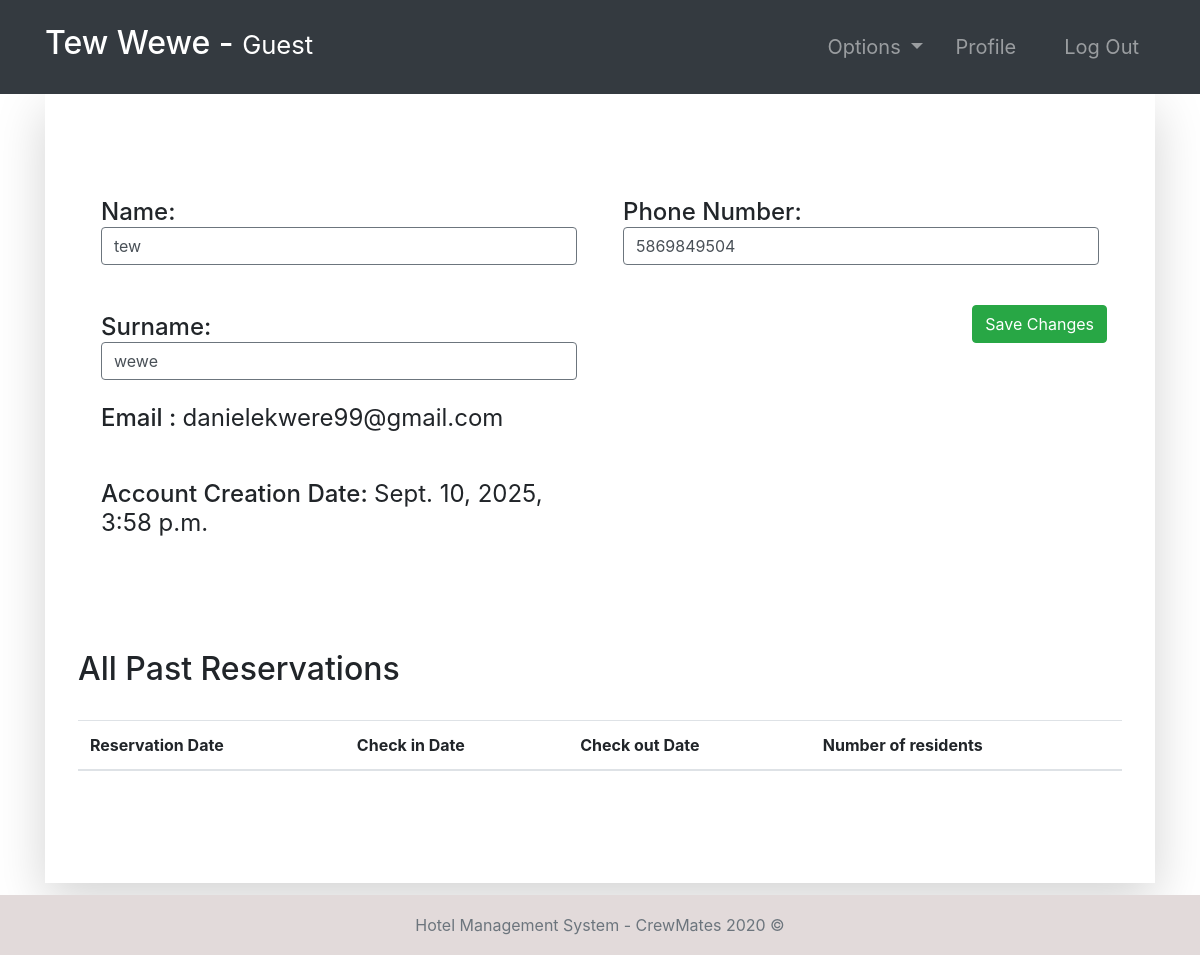
The app's page /guest-profile/5 (signed in) with its own data.
### accounts/models.py (models this page shows, shortened)
class Guest(models.Model):
    user = models.OneToOneField(User, null=True, on_delete=models.CASCADE)
    phoneNumber = PhoneNumberField(unique=True)
    def currentRoom(self):
        booking = Booking.objects.filter(guest=self).last()
        return booking.roomNumber

### accounts/views.py (the view, shortened to what this page needs)
# urls.py: path('guest-profile/<str:pk>', guest_profile, name="guest-profile"),
@login_required(login_url='login')
def guest_profile(request, pk):
    tempUser = User.objects.get(id=pk)
    guest = Guest.objects.get(user=tempUser)
    role = str(request.user.groups.all()[0])
    path = role + "/"
    eventAttendees = EventAttendees.objects.filter(guest=guest)
    bookings = Booking.objects.filter(guest=guest)
    context = {
        "role": role,
        "guest": guest,
        "eventAttendees": eventAttendees,
        "bookings": bookings
    }
    return render(request, path + "guest-profile.html", context)

### Templates/guest/guest-profile.html
{% extends '../index.html' %}
{% block context %}
{% include '../common_pages/guest-profile.html' %}
{% endblock %}

### Templates/incs/nav.html (shortened to what this page needs)
<nav class="navbar navbar-dark bg-dark navbar-expand-lg py-3 " role="navigation">
    <div class="container">
        <a href="" class="navbar-brand">
            <h2 class="text-capitalize">
                {{ request.user.first_name }} {{ request.user.last_name }} -
                <small>
                    {{ role }}
                </small>
            </h2>
        </a>
        <div class="collapse navbar-collapse" id="navbarTags">
            <ul class="navbar-nav ml-auto">
                <li class="nav-item dropdown p-2">
                    <a class="nav-link dropdown-toggle" href="#" id="navbarDropdown" role="button"
                        data-toggle="dropdown" aria-haspopup="true" aria-expanded="false">
                        Options
                    </a>
                </li>
                <li class="nav-item mr-3 p-2">
                    {% if role == 'guest' %}
                    <a href="{% url 'guest-profile' user.id %}" class="nav-link">Profile</a>
                    {% endif %}
                </li>
                <li class="nav-item p-2 ">
                    <a href="{% url 'logout' %}" class="nav-link">Log Out</a>
                </li>
            </ul>
        </div>
    </div>
</nav>

### Templates/common_pages/guest-profile.html (shortened to what this page needs)
<div class="container">
    <div class="shadow-lg p-5">
        <div class="row mt-5">
            <div class="col-6">
                <form action="" method="POST">
                    <div class="p-2 h4">
                        <span>Name:</span>
                        {% if guest.user.id != request.user.id %}
                        <span class="font-weight-normal">{{guest.user.first_name}} </span>
                        {% else %}
                        <input type="text" class="form-control border border-secondary" id="id_first_name"
                            value="{{guest.user.first_name}}" name="first_name">
                        {% endif %}
                    </div>
                    <br>
                    <div class="p-2 h4">
                        <span>Surname:</span>
                        {% if guest.user.id != request.user.id %}
                        <span class="font-weight-normal"> {{guest.user.last_name}}</span>
                        {% else %}
                        <input type="text" class="form-control border border-secondary" id="id_last_name"
                            value="{{guest.user.last_name}}" name="last_name">
                        {% endif %}
                    </div>
                    <div class="p-2 h4">
                        <span>Email :</span>
                        <span class="font-weight-normal">{{guest.user.email}}</span>
                    </div>
                    <br>
                    <div class="p-2 h4">
                        <span>Account Creation Date:</span>
                        <span class="font-weight-normal">{{guest.user.date_joined}}</span>
                    </div>
            </div>
            <div class="col-6">
                <div class="p-2 h4">
                    <span>Phone Number: </span>
                    {% if guest.user.id != request.user.id %}
                    <span class="font-weight-normal">{{guest.phoneNumber}}</span>
                    {% else %}
                    <input type="text" class="form-control border border-secondary" id="id_phoneNumber"
                        value="{{guest.phoneNumber}}" name="phoneNumber">
                    {% endif %}
                </div>
                <br>
                {% if guest.user.id == request.user.id %}
                <button type="submit" name="submit" class="btn btn-success float-right">Save Changes</button>
                {% endif %}
            </div>
        </div>
        <br>
        <br>
        <div class="row">
            <div class="table-responsive table-striped my-5">
                <div class="table-header row">
                    <div class="col-sm-12 col-md-12 col-lg-4 mb-4">
                        <h2>All Past Reservations</h2>
                    </div>
                </div>
                <table class="table table-hover">
                    <thead>
                        <tr>
                            <th>Reservation Date</th>
                            <th>Check in Date</th>
                            <th>Check out Date</th>
                            <th>Number of residents</th>
                        </tr>
                    </thead>
                </table>
            </div>
        </div>
    </div>
</div>

### static/css/main.css (style rules this page uses)
* { margin: 0; padding: 0; -webkit-font-smoothing: antialiased; }
body { position: relative; }
nav .nav-item { font-size: 20px; }

### records on screen
Guest: first_name "tew", last_name "wewe", user.email "danielekwere99@gmail.com", user.date_joined "Sept. 10, 2025, 3:58 p.m.", phoneNumber "5869849504"

### other values on screen
{{ request.user.first_name }} "Tew"
{{ request.user.last_name }} "Wewe"
{{ role }} "Guest"
